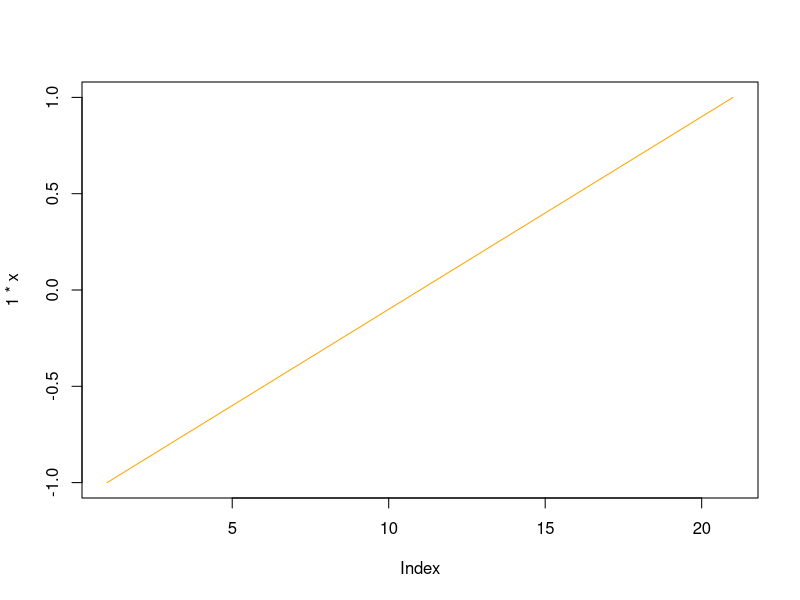
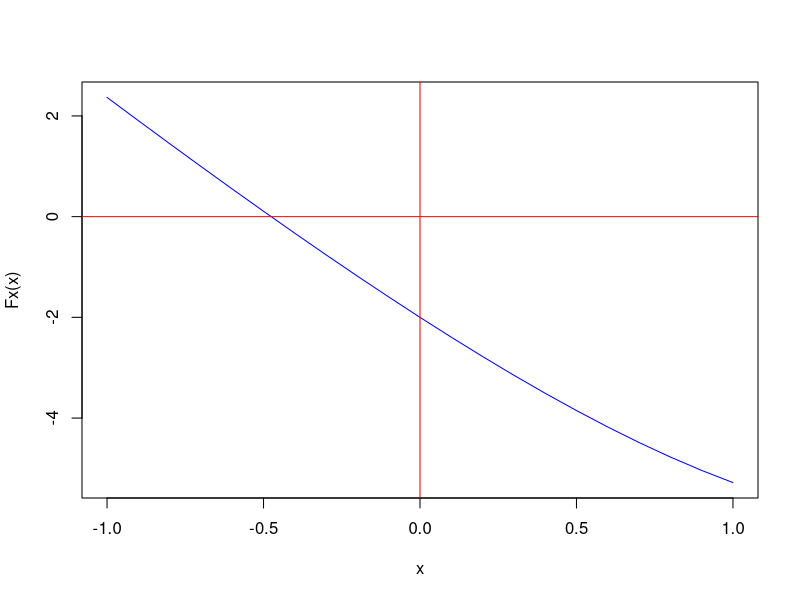
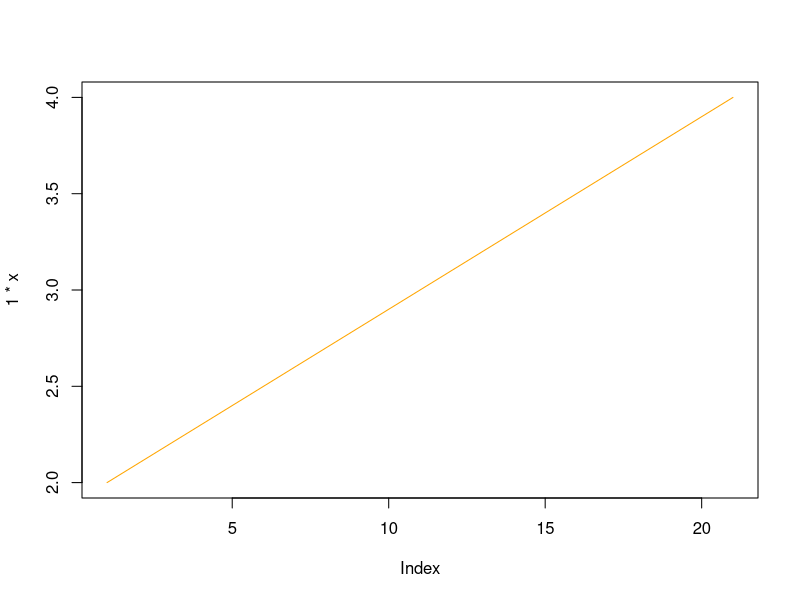
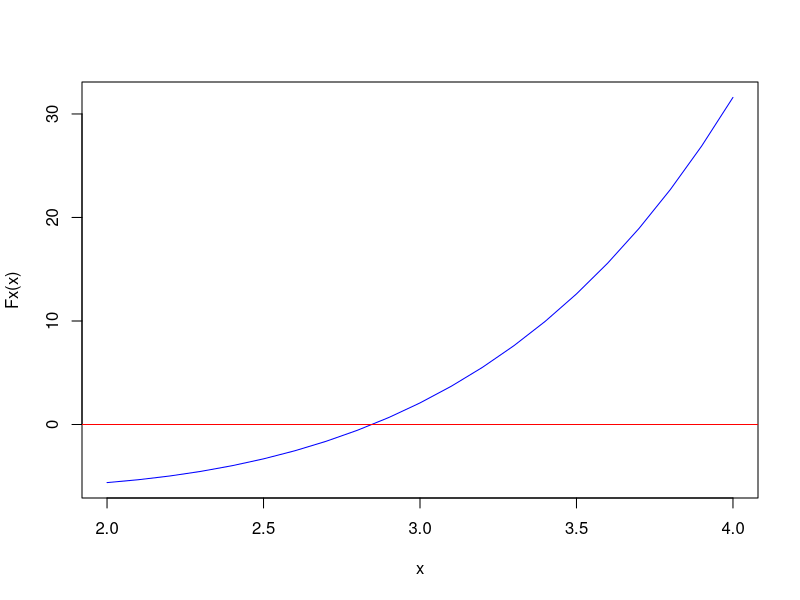

The R script that drew these images, in order:
# Remueve todos los objetos creados
rm(list=ls())

Fx <- function(x) ((exp(1)^x)-5*x-3)
F1x <- function(x) ((exp(1)^x)-5)

newton <- function(a,b,err) {
  
  # Grafico
  x = seq(a,b,0.1)
  plot(1*x,type="l",col="orange")
  plot(x,Fx(x),type="l",col="blue")
  abline(h=0,v=0,col="red")
  
  x0 = (a+b)/2;
  it = 0
  
  repeat{
    correccion = Fx(x0)/F1x(x0)
    x1 = x0 - correccion
    dx = abs(correccion)
    x0 = x1
    it = it+1
    # until
    cat(it,dx," \n")
    if(dx <= err ) break;
  }
  cat("Iteraciones = ", it, " Resultado = ", x1, "\n")
}

newton(-1,1,10e-8)
newton(2,4,10e-8)
#newton(1,2,10e-8)
#newton(0,20,10e-8)